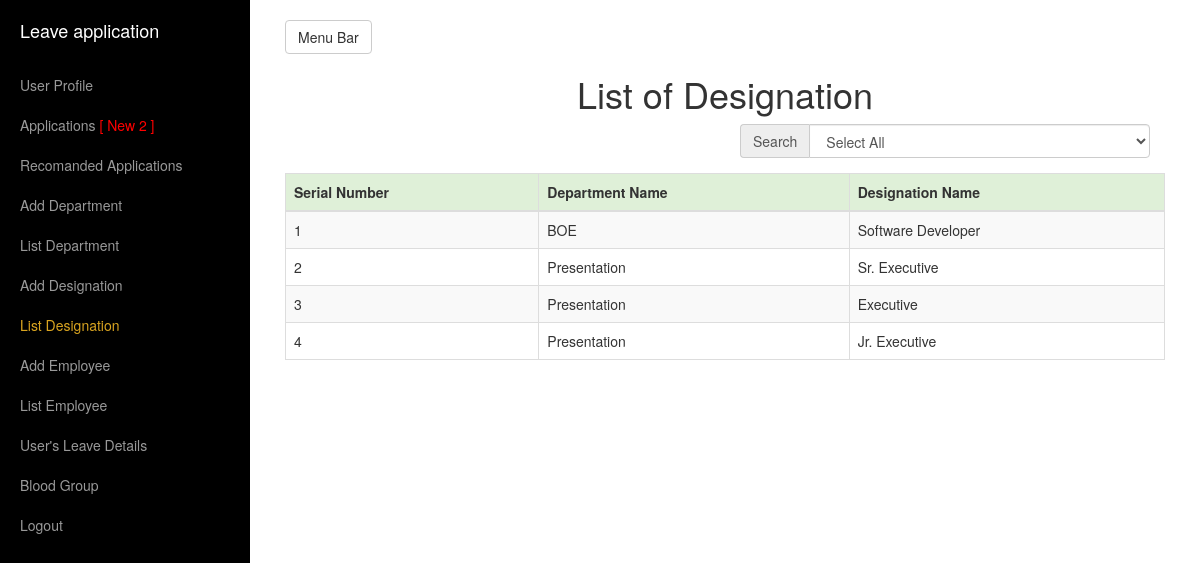
The app's page /view/ListDesignation.php (signed in) with its own data.
### tables this page shows
CREATE TABLE `employeedesignation` (
  `desiId` int(11) NOT NULL,
  `desiDptId` int(11) DEFAULT NULL,
  `desiDesignationName` varchar(100) DEFAULT NULL,
  `desiEmployeeCodeNumberWhoAddDesi` varchar(45) DEFAULT NULL
);

CREATE TABLE `employeedepartment` (
  `dptId` int(11) NOT NULL,
  `dptName` varchar(100) DEFAULT NULL,
  `dptEmployeeCodeNumberWhoAddDept` varchar(45) DEFAULT NULL
);

### model/DbOperationModel.php (called while the page is built, shortened)
<?php include("ConnectionModel.php"); ?>
<?php
	class DbOperation
	{
		function dbJoinSelect($columnsName,$tablesName,$conditions)
		{
			$objConnection = new Connection();
			$objConnection->dbConnection();
			$con = $objConnection->con;
			$result = mysqli_query($con, "SELECT ".$columnsName." FROM ".$tablesName." ON ".$conditions);
			return $result;
		}
		function dbSelectAll($columnsName,$tablesName,$conditions)
		{
			$objConnection = new Connection();
			$objConnection->dbConnection();
			$con = $objConnection->con;
			$result = mysqli_query($con, "SELECT ".$columnsName." FROM ".$tablesName." WHERE ".$conditions);
			return $result;
		}
		function getForRecomandationNumber()
		{
			$objDbOperation = new DbOperation();
			$columnsName = "COUNT(lIsRecomanded)";
			$tablesName = "employeeleaveapplicationdetails";
			$conditions = "lIsRecomanded = 0";
			$result = $objDbOperation->dbSelectAll($columnsName,$tablesName,$conditions);
			return $result;
		}
		function getRecomandationNumber()
		{
			$objDbOperation = new DbOperation();
			$columnsName = "COUNT(lIsRecomanded)";
			$tablesName = "employeeleaveapplicationdetails";
			$conditions = "lIsRecomanded = 1 AND lIsApproved = 0";
			$result = $objDbOperation->dbSelectAll($columnsName,$tablesName,$conditions);
			return $result;
		}
	}
?>

### model/ConnectionModel.php (called while the page is built, shortened)
<?php
	class Connection
	{
		function dbConnection()
		{
			$serverName = "localhost";
			$userName = "root";
			$password = "";
			$con = mysqli_connect($serverName, $userName, $password);
			mysqli_select_db($con, "leaveapp");
			$this->con=$con;
		}
	}
?>

### model/DesignationModel.php (called while the page is built, shortened)
<?php include("DbOperationModel.php");?>
<?php
	class Designation extends DbOperation
	{
		function getAllDesi()
		{
			$objDbOperation = new DbOperation();
			$columnsName = "employeedesignation.desiId,	employeedepartment.dptName, employeedesignation.desiDesignationName";
			$tablesName = "employeedepartment INNER JOIN employeedesignation";
			$conditions = "employeedepartment.dptId=employeedesignation.desiDptId";
			$result = $objDbOperation->dbJoinSelect($columnsName,$tablesName,$conditions);
			return $result;
		}
	}
?>

### view/ListDesignation.php (the view, shortened to what this page needs)
<?php include("../model/DesignationModel.php");
	if(isset($_SESSION['officeUserName']))
	{
		if ($_SESSION['empType'] == 2 || $_SESSION['empType'] == 1)
	{
?>
<!DOCTYPE html>
<html lang="en">
<head>
    <link href="../assets/bootstrap/css/bootstrap.min.css" rel="stylesheet">
    <link href="../assets/css/simple-sidebar.css" rel="stylesheet">
</head>
<body>
    <div id="wrapper">
        <div id="sidebar-wrapper">
            <ul class="sidebar-nav">
                <li class="sidebar-brand">
                    <a href="LeaveApplication.php">Leave application</a>
                </li>
				<li>
                    <a href="UserProfile.php">User Profile</a>
                </li>
					<?php
					$objLeaveApplication = new Designation();
					$result = $objLeaveApplication->getForRecomandationNumber();
					while($row = mysqli_fetch_array($result))
					{
					?>
                <li>
                    <a href="Applications.php">Applications <span style="color:red"><?php if($row['COUNT(lIsRecomanded)'] != 0){ ?>[ New <?php echo $row['COUNT(lIsRecomanded)']; ?> ]<?php } ?></span></a>
                </li>
					<?php
					}
					$objLeaveApplication = new Designation();
					$result = $objLeaveApplication->getRecomandationNumber();
					while($row = mysqli_fetch_array($result))
					{
					?>
				<li>
                    <a href="RecomandedApplications.php">Recomanded Applications<span style="color:red"><?php if($row['COUNT(lIsRecomanded)'] != 0){ ?> [ New <?php echo $row['COUNT(lIsRecomanded)']; ?> ]<?php } ?></span></a>
                </li>
					<?php
					}
					?>
                <li>
                    <a href="AddDepartment.php">Add Department</a>
                </li>
                <li>
                    <a href="ListDepartment.php">List Department</a>
                </li>
                <li>
                    <a href="AddDesignation.php">Add Designation</a>
                </li>
				<li>
                    <a style="color:#DAA520;" href="ListDesignation.php">List Designation</a>
                </li>
                <li>
                    <a href="AddEmployee.php">Add Employee</a>
                </li>
				<li>
                    <a href="ListEmployee.php">List Employee</a>
                </li>
				<li>
                    <a href="UsersLeaveDetails.php">User's Leave Details</a>
                </li>
                <li>
                    <a href="ListOfUserBlood.php">Blood Group</a>
                </li>
                <li>
                    <a href="../controller/LogoutController.php">Logout</a>
                </li>
            </ul>
        </div>
        <div id="page-content-wrapper">
            <div class="container-fluid">
                <div class="row">
                    <div class="col-lg-12">
                        <a href="#menu-toggle" class="btn btn-default" id="menu-toggle">Menu Bar</a>
                        <h1 align="center">List of Designation</h1>
						<?php
							@$cat=$_GET['cat'];
							if(isset($cat) and strlen($cat) > 0)
							{
								$objEmployee = new Designation();
								$singleResult = $objEmployee->getSingleEmpDptInfo($cat);
							}
							else
							{
								$objDesignation = new Designation();
								$singleResult = $objDesignation->getAllDesi();
							}
						?>
						<form role="form" action="" method="" >
							<div class="col-lg-6 col-md-offset-6 form-group">
								<div class="input-group">
									<div class="input-group-addon">Search</div>
									<?php
									echo "<select class='form-control' name='cat' id='empDptName' onchange=\"reload(this.form)\"><option value=''>Select All</option>";
													?>
													<?php
									echo "</select>";
									?>
								</div>
							</div>
							<div class="form-group">
								<?php
								echo "<table class='table table-bordered table-hover table-striped' name='subcat'><thead><tr class='success'><th>Serial Number</th><th>Department Name</th><th>Designation Name</th></tr></thead><tbody>";
										while ($empResult = mysqli_fetch_array($singleResult))
										{
											?>
												<tr>
													<td><?php echo $empResult['desiId'] ?></td>
													<td><?php echo $empResult['dptName'] ?></td>
													<td><?php echo $empResult['desiDesignationName'] ?></td>
												</tr>
											<?php
										}
									echo "</tbody></table>";
								?>
							</div>
						</form>
                    </div>
                </div>
            </div>
        </div>
    </div>
</body>
</html>
<?php
	}
	else
	{
		header("Location:../view/LeaveApplication.php");
	}
	}
	else
	{
		header("Location:../");
	}
?>

### assets/css/simple-sidebar.css (style rules this page uses)
#wrapper { padding-left: 0; -webkit-transition: all 0.5s ease; -moz-transition: all 0.5s ease; -o-transition: all 0.5s ease; transition: all 0.5s ease; }
#sidebar-wrapper { z-index: 1000; position: fixed; left: 250px; width: 0; height: 100%; margin-left: -250px; overflow-y: auto; background: #000; -webkit-transition: all 0.5s ease; -moz-transition: all 0.5s ease; -o-transition: all 0.5s ease; transition: all 0.5s ease; }
#page-content-wrapper { width: 100%; position: absolute; padding: 15px; }
.sidebar-nav { position: absolute; top: 0; width: 250px; margin: 0; padding: 0; list-style: none; }
.sidebar-nav li { text-indent: 20px; line-height: 40px; }
.sidebar-nav li a { display: block; text-decoration: none; color: #999999; }
.sidebar-nav > .sidebar-brand { height: 65px; font-size: 18px; line-height: 60px; }
.sidebar-nav > .sidebar-brand a { color: #999999; }
@media (min-width:768px) { #wrapper { padding-left: 250px; } }
@media (min-width:768px) { #sidebar-wrapper { width: 250px; } }
@media (min-width:768px) { #page-content-wrapper { padding: 20px; position: relative; } }

### records on screen
employeedesignation: desiId "1", desiDptId.dptName "BOE", desiDesignationName "Software Developer"
employeedesignation: desiId "2", desiDptId.dptName "Presentation", desiDesignationName "Sr. Executive"
employeedesignation: desiId "3", desiDptId.dptName "Presentation", desiDesignationName "Executive"
employeedesignation: desiId "4", desiDptId.dptName "Presentation", desiDesignationName "Jr. Executive"

### other values on screen
$row['COUNT(lIsRecomanded)'] "2"
